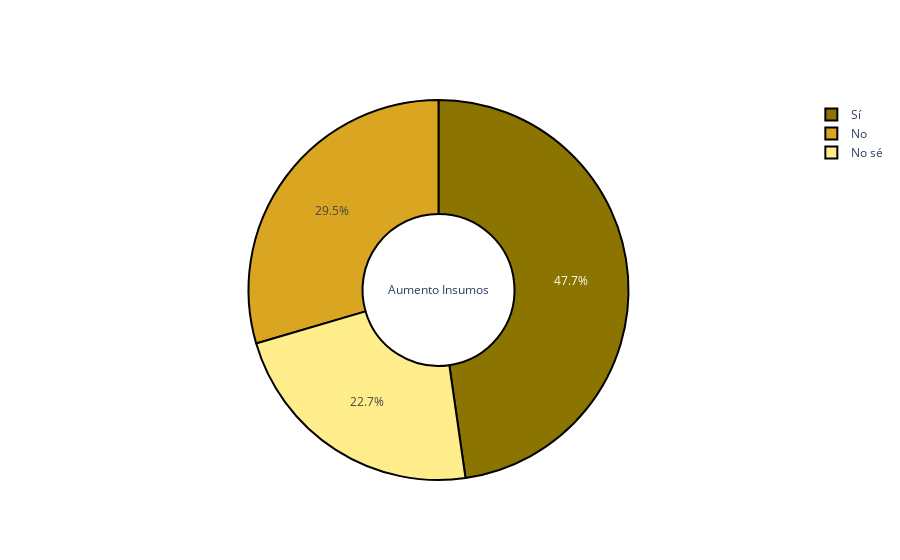

Source (notebook cell):
### Code cell
#Aumento insumos
si=0
no = 0
nose=0
for i in range(0, len(df)):
    if df['aumento_insumos'][i] == 'Sí':
        si += 1
    if df['aumento_insumos'][i] == 'No':
        no += 1
    if df['aumento_insumos'][i] == 'No sé':
        nose += 1

fig = po.Figure(data = [po.Pie(labels = ['Sí','No','No sé'], 
                               values = [si, no, nose],title = 'Aumento Insumos',
                               hole=.4)])
colors = ['#8B7500', '#DAA520', '#FFEC8B']
fig.update_traces(marker=dict(colors=colors, line=dict(color='#000000', width=2)))
fig.show()

### Figure 1 — Plotly figure (JSON) as saved in the notebook; plotly's stock layout.template omitted (floating-point values rounded to 4 significant figures)
{"data": [{"hole": 0.4, "labels": ["Sí", "No", "No sé"], "marker": {"colors": ["#8B7500", "#DAA520", "#FFEC8B"], "line": {"color": "#000000", "width": 2}}, "title": {"text": "Aumento Insumos"}, "type": "pie", "values": [21, 13, 10]}], "layout": {}}
